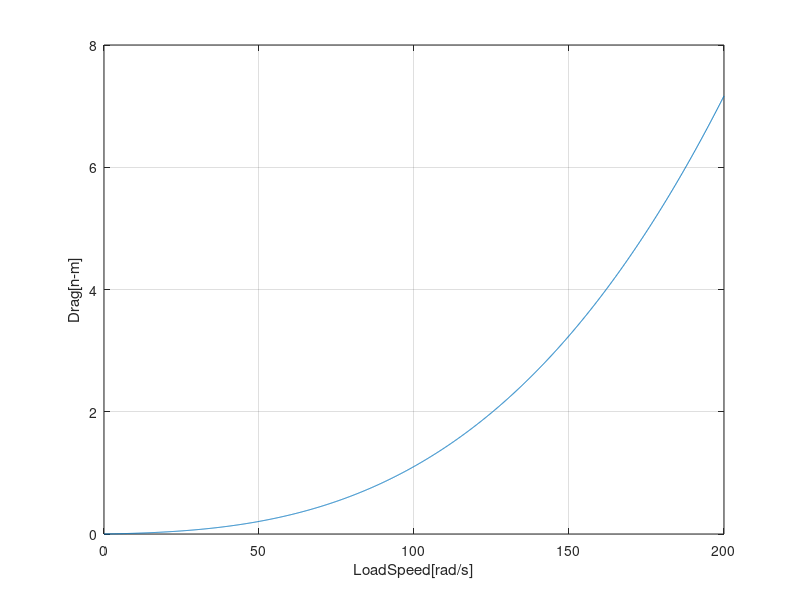
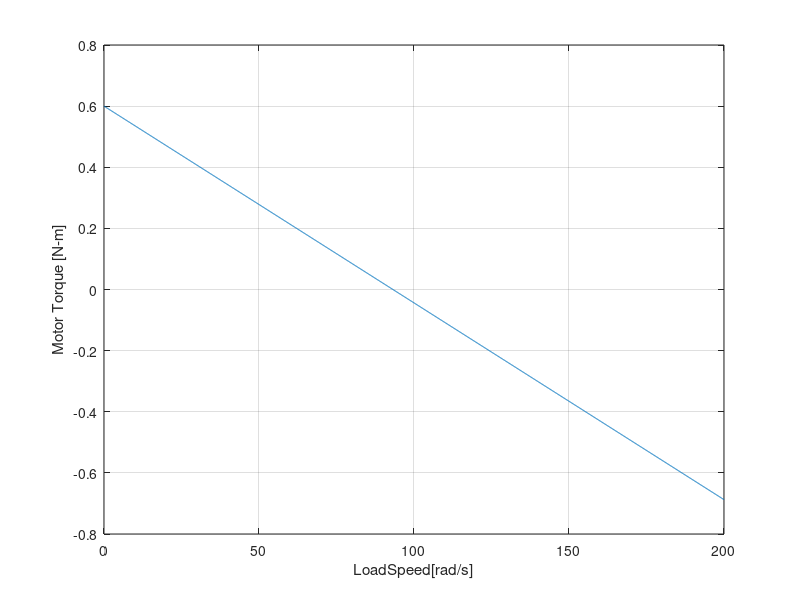
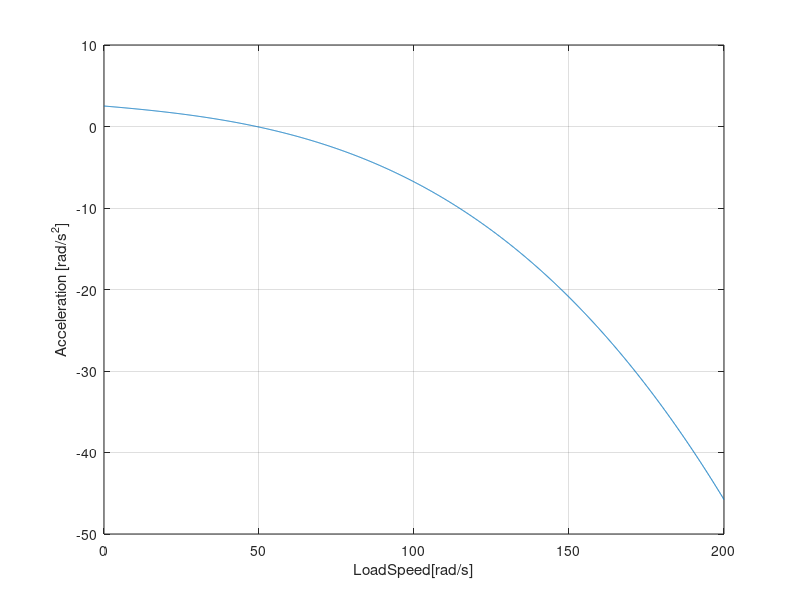

Source code (MATLAB) for these figures, in order: (Note: this script raises an error after producing the figures.)
function [MatrixAnswers] = me71transmission()
clc, clear all, close all

%% Code to study models for transmission design
% Written by Brad Saund for ME71 at Caltech
% Created from previous code for ME71 Transmission Contest
% April 2012
% brad.saund@gmail.com

%% Transmission simulation

% This code is intended to aid in determining the best gear ratio for your
% transmission in the ME71 Transmission Contest. The rules should be
% described in detail in another handout, but here is a brief description.
% 
% A motor powers your transmission which powers a bicycle wheel. The wheel
% is connected to a computer which records the speed of the wheel. The
% simulation runs for Tmax (generally 180) seconds. Your score is the max
% speed of the wheel (in RPM) divided by the time (in seconds) it takes the
% wheel to reach 250 RPM. 
%
% The first two variables are user defined, and are based on your
% transmission. 
% Gear Ratio is the Gear Ratio of your transmission. A gear ratio > 1
% indicates the electric motor will be spinning faster than the bicycle
% wheel (which is generally the way you want to go).
% mu is the estimated efficiency of your transmission. In reality mu
% depends on what type of gearing is used (metal gears, plastic gears,
    % belts, friction...) and losses from bearings or bushings. Mu may vary
% between 40% and 85% between different groups. (Hopefully no one has a mu
    % of 0...)
%
% Many of the global variables and a,b,c in WheelDrag() are experimentally
% measured based on the setup in the shop. You may make your own
% measurements to try to get more accurate numbers, though these should be
% close.

%% Instructions
% Goal - Determine the optimal transmission coefficient for your
% transmission
% 
% 1. Make sure all of the experimentally determined values are correct.
% These are the global variables as well as a,b,and c in the function 
% WheelDrag
%
% 2. Look at and understand the 5 plots currently outputed. Matlab will
% use the data in these graphs, but you should be familiar with these
% curves. Note: "Load" refers to the bicycle wheel. Look at the code for 
% plot[Drag,Torque,Accel,Profiles,Efficiency]. Try changing OmegaLoad to
% just focus on the most important region. Note that OmegaLoad is in rad/s.
% 
% 3. With GearRatio=1 and mu=1, we have a bar connecting the motor and
% wheel (although even a bar would not have efficiency of exactly 1).
% Change GearRatio and mu to model a transmission and try to get a good 
% score. Use the function TransmissionScore to calculate your score. 
% Look at the code to see how it does this.
%
% 4. When using computers, we don't want to have to try different gear
% ratios and mus by hand, we want the computer to do it. Look at the
% function plotScores. Give it a reasonable input that will tell you your
% optimal gear ratio. 
%
% 5. In practice you may not be able to get this exact gear ratio. After 
% you decide on a gear ratio, recalculate what your score will be given
% different efficiencies. 
% 
% 6. Lastly, once your transmission is complete and you run it on the setup
% and get a score, figure out the efficiency of your transmission.




%%%%%%%%%
%You will want to change these values
GearRatio = 4
mu = .7;
GearRatioVector = 1:12
muVector = [.7,.7,.7,.7,.7,.7,.7,.7,.7,.7, .7,.7]
%%%%%%%%%


RatedV = 24;
OperatingV = 24;

global RPMtoRAD;
RPMtoRAD = 2*pi/60.0;
global Tmax;
Tmax = 240;

%%%%%%%%%%%%
%These values are specific to the test setup
%Verify they are correct
global StallTorque; %N-m
StallTorque = (OperatingV/RatedV)*.150;
global OmegaNoLoad; %rad/s
OmegaNoLoad = (OperatingV/RatedV)*3560 * RPMtoRAD;
global WheelInertia; %kg-m/s^2
WheelInertia = 0.167;
global MotorInertia; %kg-m/s^2
MotorInertia = 0.0000065;
%%%%%%%%%%%%%%





  plotDrag()
  plotTorque(GearRatio)
  plotAccel(GearRatio,mu)
  plotProfiles(GearRatio,mu)
  plotEfficiency(GearRatio,[.5,.6,.7,.8])
  % plotScores(.125:.125:2,[.6,.6,.6,.6,.6,.6,.6,.6,.6,.6])
  plotMaxSpeed(GearRatioVector,muVector)
  plotFastest250(GearRatioVector,muVector)
  %%%%%%%%%%%%%%%%%%%%%%%%%%%%%%%%%%%%%%%%%%%%%%%%%%%%%%


function [drag] = WheelDrag(OmegaLoad)
  % Returns the Drag of the Wheel at angular velocity OmegaLoad
  % Drag is in n-m, velocity is in rad/s


  %%%%%%%%%%%
  %These values are specific to the test setup
  %Verify they are correct
  a = 0.0008407562206332089;
  b = 0.000029056995549246232;
  c = 7.296169057915168*10^-7;
  drag = a*OmegaLoad+b*OmegaLoad^2+c*OmegaLoad^3;
  %%%%%%%%%%%
  end

function [accel] = Acceleration(OmegaLoad, GearRatio,mu)
  % Returns the Acceleration of the wheel at angular velocity 
  % OmegaLoad at a specific gear ratio and mu.
  accel = (mu*GearRatio*MotorTorque(GearRatio.*OmegaLoad)-WheelDrag(OmegaLoad))/(GearRatio^2*MotorInertia + WheelInertia);
  end

function [torque] = MotorTorque(OmegaMotor)
  % Returns the Torque generated by the motor at motor angular
  % velocity
  % Torque is in n-m, velocity is in rad/s
  torque = StallTorque * (1 - OmegaMotor/OmegaNoLoad);
  end

function root = MaxSpeed(GearRatio,mu)
  % Returns the Max Speed in rad/s of a wheel at a given gear ratio
  % and mu

  %This is found by setting the drag equal to the force from the
  %motor
  root = fzero(@(OmegaLoad) WheelDrag(OmegaLoad)-mu*GearRatio*MotorTorque(GearRatio*OmegaLoad),0);
  end

function [T,Y] = CreateProfile(GearRatio,mu)
  %Returns time and angular velocity (rad/s) of a wheel starting from
  %rest with a given gear ratio


  %This numerically solves the equation
  %d^2w/dt^2 = (torque - drag)/Inertia
  %T and Y are the time and angular velocity vectors of the
  %numberical solution of the bicycle wheel for this particular
  %transmission
  [T,Y] = ode45(@Omega,[0:.3:Tmax],[0],[],GearRatio,mu);
function dy = Omega(t,y,GearRatio,mu)
  dy = Acceleration(y,GearRatio,mu);
  end
  end

function t250 = TimeTo250RPM(GearRaio,mu)
  %Returns the time it takes for the wheel to read 250RPM or TMax if
  %the wheel never reaches 250RPM

  [T,Y]=CreateProfile(GearRaio,mu);

  %Interpolate to find the time when 250 RPM is reached
  %This time cannot be greater than Tmax
  t250=min(interp1(Y,T,250*RPMtoRAD),Tmax);



  end

function score = TransmissionScore(GearRatio,mu)
  %Returns the Score of the transmission which is
  %MaxSpeed in RPM / Time to 250 RPM
  N=MaxSpeed(GearRatio,mu)/RPMtoRAD;
  T=TimeTo250RPM(GearRatio,mu);
  score=N/T;
  end


  %%%%%%%%%%%%%%%%%%%%%%%%%%%%%%%%%%%%%%%%%%%%%%%%%%%%%%%%%
  %% The Following Functions help create various plots

function plotDrag()

  %Angular velocities plotted
  Omegaload = 0:.1:200;

  figure('Name', 'Wheel Drag v Speed');
plot(Omegaload, arrayfun(@WheelDrag,Omegaload))
  xlabel('LoadSpeed[rad/s]');
  ylabel('Drag[n-m]');
  grid on
  end

function plotTorque(GearRatio)

  %Angular velocities plotted
  Omegaload = 0:.1:200;

  figure('Name', 'Torque v Speed');
plot(Omegaload,GearRatio*arrayfun(@MotorTorque,(GearRatio.*Omegaload)))
  xlabel('LoadSpeed[rad/s]');
  ylabel('Motor Torque [N-m]');
  grid on
  end

function plotAccel(GearRatio,mu)

  %Angular velocities plotted
  Omegaload = 0:.1:200;

  figure('Name','Accel v Speed');
plot(Omegaload,arrayfun(@Acceleration,Omegaload,GearRatio*ones(size(Omegaload)),mu*ones(size(Omegaload))))
  xlabel('LoadSpeed[rad/s]');
  ylabel('Acceleration [rad/s^2]');
  grid on
  end

function plotProfiles(GearRatios,mu)
  %Plots Speed v Time for a vector of different gear ratios
  figure('Name', ['Speed v Time for various Gear Ratios with an efficiency of ' num2str(mu)]);

for i=1:length(GearRatios)
  [T,Y] = CreateProfile(GearRatios(i),mu);
  plot(T,1/RPMtoRAD*Y);
  hold on
  end
  xlabel('Time [s]');
  ylabel('Load Speed [RPM]');
  title('Load Velocity vs. Time for various gear ratios');
  end

function plotEfficiency(GearRatio,mus)
  %Plots Speed v Time for a specific gear ratio with different
  %efficiencies
  figure('Name', ['Speed v Time for various efficiencies with a gear ratio of ' num2str(GearRatio)]);

for i=1:length(mus)
  [T,Y] = CreateProfile(GearRatio,mus(i));
  plot(T,1/RPMtoRAD*Y);
  hold on
  end
  xlabel('Time [s]');
  ylabel('Load Speed [RPM]');
  title('Load Velocity vs. Time for various efficiencies');
  end

function plotScores(GearRatios,mus)

  %Plots scores v gear ratios for a variety of efficiencies
  %It also gives the maximum gear ratio at each efficiency

  %This function can take some time to run

  fprintf('\nIn this set, the optimal gear ratio for mu of:\n')

  figure('Name','Scores for Various Gear Ratios and Efficiencies')
  hold on

  scores=zeros(1,length(GearRatios));
  for i=1:length(mus)
for j=1:length(GearRatios)
  scores(j)=TransmissionScore(GearRatios(j),mus(i));
  end
plot(GearRatios,scores)

  %find the index of the best score at this efficiency
  [s maxindex]=max(scores);

  fprintf([num2str(mus(i)) ' is ' num2str(GearRatios(maxindex)) '\n'])


  end
  xlabel('Gear Ratio');
  ylabel('Score');
  title('Scores for various Gear Ratios and Efficiencies');
  end


function plotMaxSpeed(GearRatios,mus)
  figure('Name','Max speeds for various gear ratios')
  hold on
  for i=1:length(mus)
for j=1:length(GearRatios)
  MaxSpeeds(j)=MaxSpeed(GearRatios(j),mus(i));
  end
plot(GearRatios,MaxSpeeds)
  end
  xlabel('Gear Ratio');
  ylabel('Max Speed');
  title('Max Speed as a Function of the Gear Ratio');
  end


function plotFastest250(GearRatios,mus)
  figure('Name','Times to 250rpm for various gear ratios')
  hold on
  for i=1:length(mus)
for j=1:length(GearRatios)
  timeTo250(j)=TimeTo250RPM(GearRatios(j),mus(i));
  end
plot(GearRatios,timeTo250)
  end
  xlabel('Gear Ratio');
  ylabel('Time to 250 RPM');
  title('Time to 250RPM as a Function of the Gear Ratio');
  end

  end
